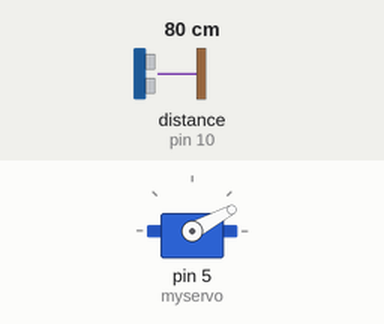
A sketch run on a simulated Arduino Uno, built with avr-gcc and run on an emulated ATmega328P. Shown: servo. Wiring (inferred from the names in the program): ultrasonic range finder: trigger pin 11; echo pin 10. Inputs (shaded band) come from the test bench; at power-on: distance to the obstacle (sensor on pin 10) 80 cm. The echo pulse lasts 58.3 µs per cm; what the sketch prints to the serial monitor is not drawn.

Above: at 1.29 s.
1.3 s: distance to the obstacle (sensor on pin 10) set to 2 cm
At 1.9 s:
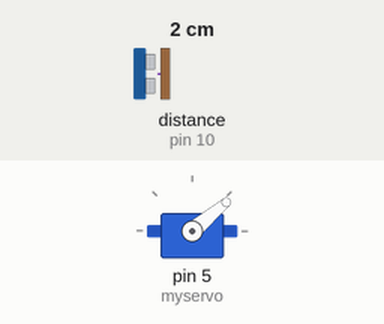
4.3 s: distance to the obstacle (sensor on pin 10) set to 4 cm
At 4.46 s:
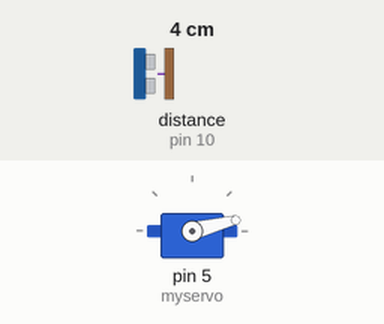
Timing chart, 0 to 13.3 s (numbered marks = the images above; inputs shaded):
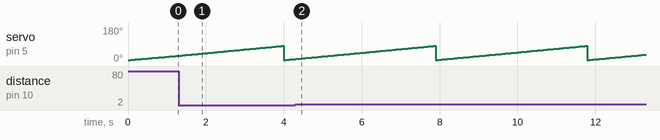

The sketch:

Servo_SR04.ino
```cpp
float SDS_OutData[4];
unsigned short CRC_CHECK(unsigned char *Buf, unsigned char CRC_CNT)
{
    unsigned short CRC_Temp;
    unsigned char i,j;
    CRC_Temp = 0xffff;

    for (i=0;i<CRC_CNT; i++){
        CRC_Temp ^= Buf[i];
        for (j=0;j<8;j++) {
            if (CRC_Temp & 0x01)
                CRC_Temp = (CRC_Temp >>1 ) ^ 0xa001;
            else
                CRC_Temp = CRC_Temp >> 1;
        }
    }
    return(CRC_Temp);
}

void SDS_OutPut_Data(float S_Out[])
{
  int temp[4] = {0};
  unsigned int temp1[4] = {0};
  unsigned char databuf[10] = {0};
  unsigned char i;
  unsigned short CRC16 = 0;
 // float SDS_OutData[4];
  /*for(i=0;i<4;i++) {
  SDS_OutData[i]=S_Out[i];
  }*/
  for(i=0;i<4;i++)
   {

    temp[i]  = (int)SDS_OutData[i];
    temp1[i] = (unsigned int)temp[i];

   }

  for(i=0;i<4;i++)
  {
    databuf[i*2]   = (unsigned char)(temp1[i]%256);
    databuf[i*2+1] = (unsigned char)(temp1[i]/256);
  }

  CRC16 = CRC_CHECK(databuf,8);
  databuf[8] = CRC16%256;
  databuf[9] = CRC16/256;

  //SDS_UART_Init();
  for(i=0;i<10;i++)
  {

    Serial.write(databuf[i]);
  }
}
#include <Servo.h>
#include <math.h>
Servo myservo;
const int TrigPin = 11;
const int EchoPin = 10;
int pos = 0;
float distance;
void getDistance(){
digitalWrite(TrigPin, LOW); //低高低电平发一个短时间脉冲去TrigPin
delayMicroseconds(2);
digitalWrite(TrigPin, HIGH);
delayMicroseconds(10);
digitalWrite(TrigPin, LOW);
distance = pulseIn(EchoPin, HIGH) / 58.0; //将回波时间换算成cm
distance = (int(distance * 100.0)) / 100.0; //保留两位小数
}
#define posmin 5
#define posmax 80
void setup()
{
myservo.attach(5);  // attaches the servo on pin 9 to the servo object
Serial.begin(115200);
pinMode(TrigPin, OUTPUT);
pinMode(EchoPin, INPUT);
}
int x,y;
void loop()
{

  for(pos =posmin; pos <= posmax; pos += 1) // goes from 0 degrees to 180 degrees
  {                                  // in steps of 1 degree
    myservo.write(pos);              // tell servo to go to position in variable 'pos'
    delay(50);                       // waits 15ms for the servo to reach the position
    getDistance();
    //Serial.print(pos);
    //Serial.print(" ");
    //Serial.println(distance);
    distance=distance>50?50:distance;
    distance*=10;
    y=(int)(distance*sin((pos-posmin)*(PI/180.0)))*1;
    x=(int)(distance*cos((pos-posmin)*(PI/180.0)))*1;
    SDS_OutData[0]=pos;
    SDS_OutData[1]=y;
    SDS_OutData[2]=(int)(distance);
    SDS_OutData[3]=x;
    SDS_OutPut_Data(SDS_OutData);
  }
  /*
  if(pos>posmax-1){
    pos=posmin;
    myservo.write(pos);
    delay(500);
  }*/


}
```

Measured:
- by itself, servo on pin 5 (myservo): ramps from 5° to 80° and jumps back, once every 3.9 s
